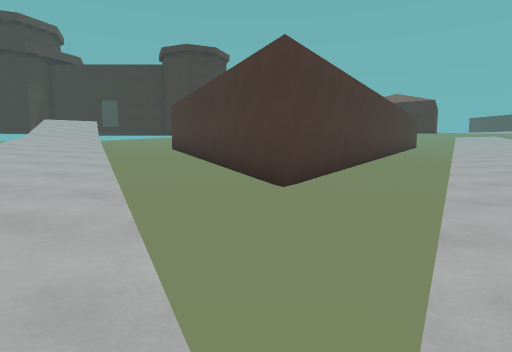
[1] (above)

24 first-person views from a walk through a 3-D level made in the Godot game engine. The camera is 1.5 m above the floor, tilts 6° down and sees 80° across. The floor is counted in squares, 2 m on a side. Each view is taken from the middle of a square. On the plan, view 1 faces up. The plan holds only what a view shows up to about 10 squares ahead; the rest is blank. The place goes on beyond the plan. Surface patterns are stand-ins for the level's own textures.

[2]
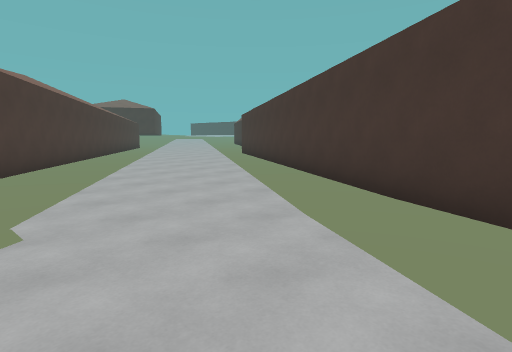

[3]
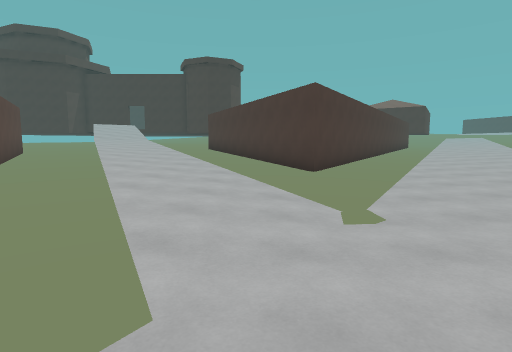

[4]
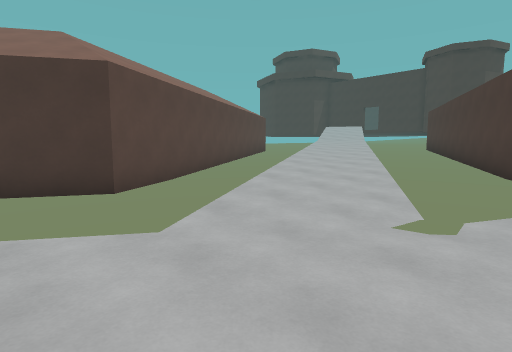

[5]
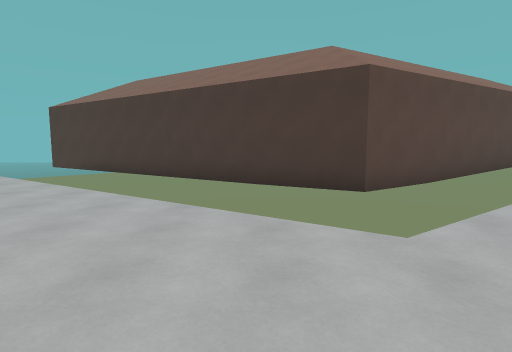

[6]
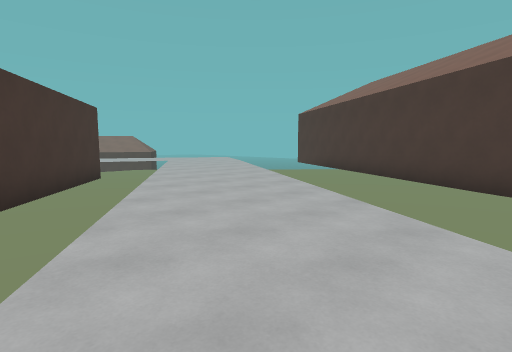

[7]
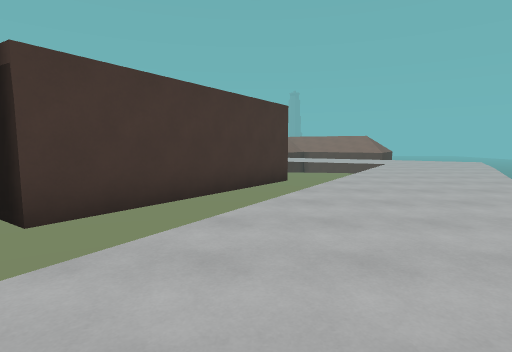

[8]
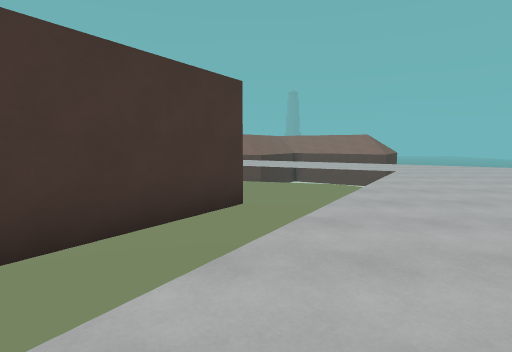

[9]
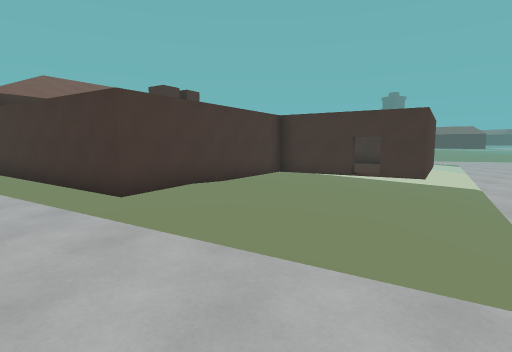

[10]
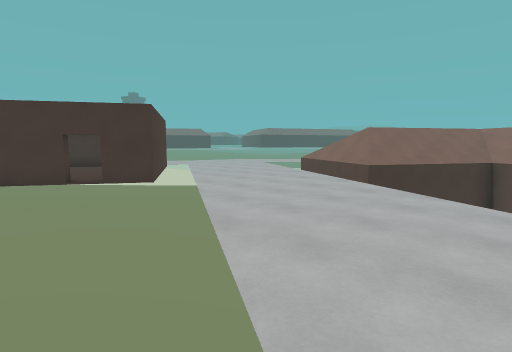

[11]
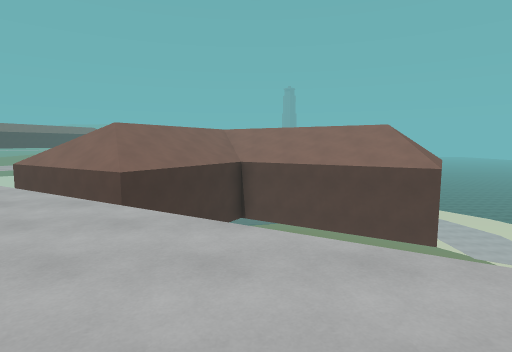

[12]
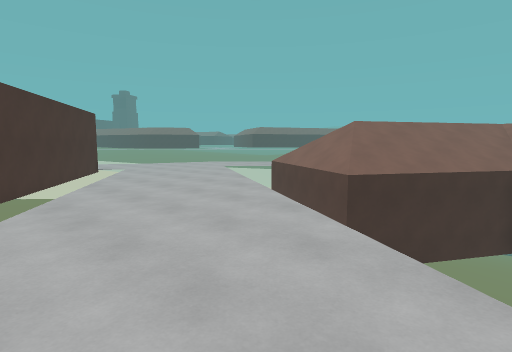

[13]
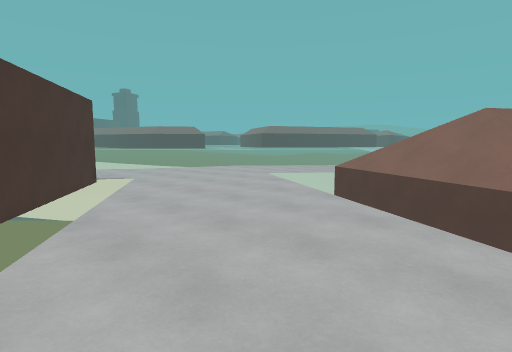

[14]
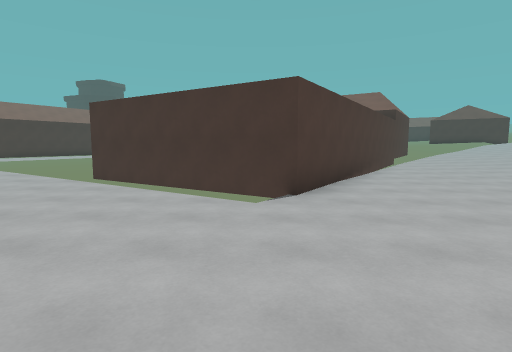

[15]
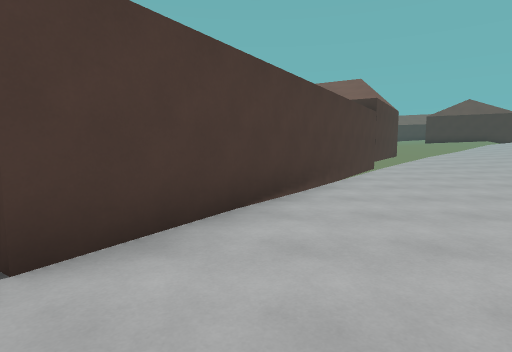

[16]
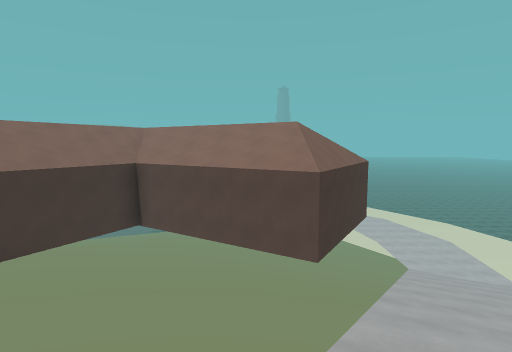

[17]
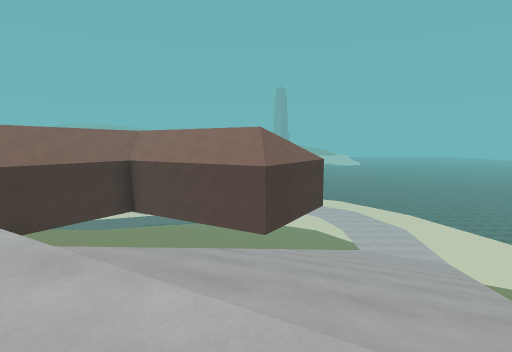

[18]
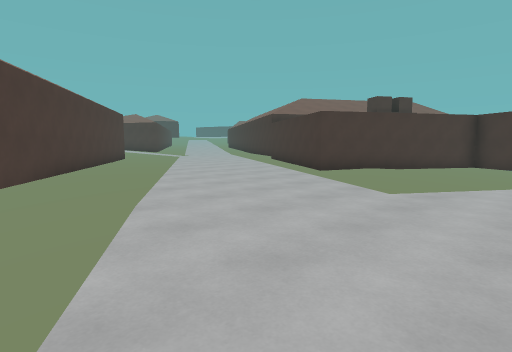

[19]
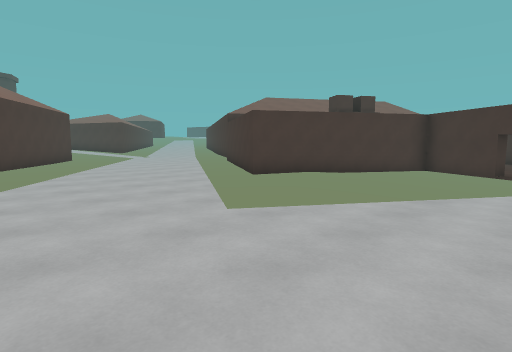

[20]
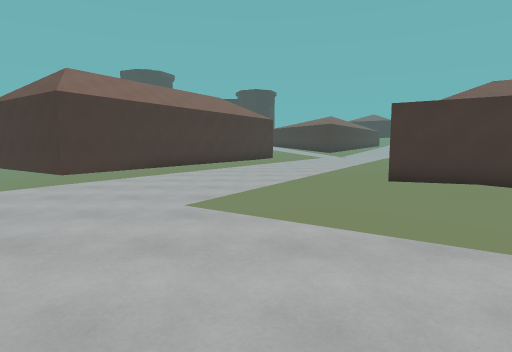

[21]
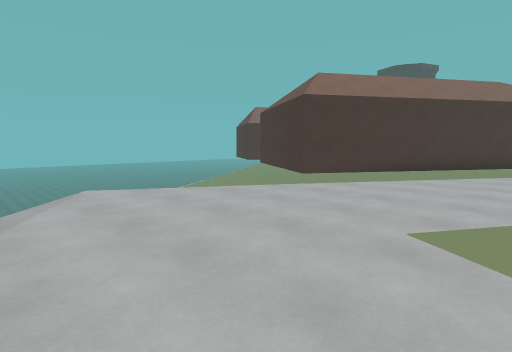

[22]
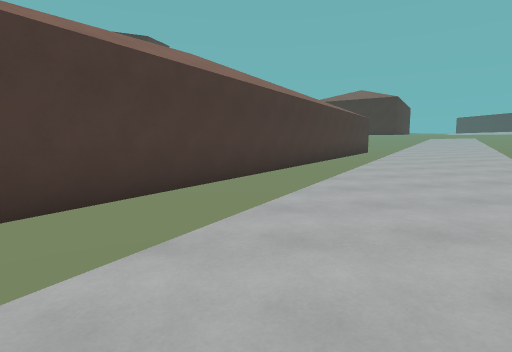

[23]
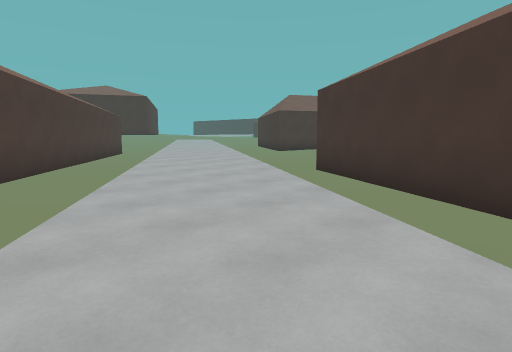

[24]
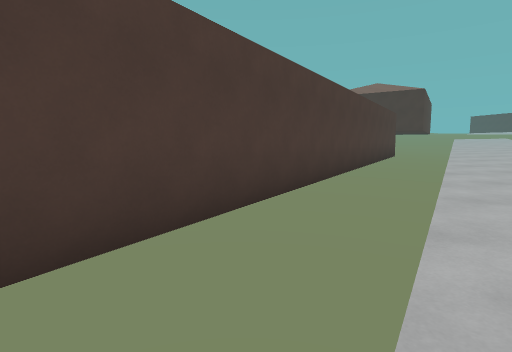

### Floor plan
Key: @ floor where view 1 was taken; # wall or solid block; . main floor; : floor 0.5 m higher than the main floor; + floor 0.75 m higher than the main floor; * floor 1.25 m higher than the main floor; % floor 1.5 m higher than the main floor; - floor 12.75 m lower than the main floor; / step, stairs or slope; ^ raised ledge; v drop or lower ground.
Columns run from 16 left of view 1 to 12 right of it. Each row starts with its distance up from view 1.
 16                        ##  %%
 15                       ##v %%%
 14                       #v v%%
 13                      ## v**%v
 12                      #v ***%
 11                     ## v***v
 10          %%v  #    ## v++*v
  9          %%%  ##   #v ++++
  8          v%*v v#  ## v+++v#
  7           ***v #### v+++vv#
  6         v v*+v v##v ++++v##
  5         #  v++v ## v:++v##
  4          # v+++ vvv::+vv#
  3          #v v+:v  v::: ##
  2          ## v+/. v.::vv#
  1           #v v:.v...vv##
  0           ##vv:/@...v##
 -1            #- v....vv#
 -2           ##v v...vv##
 -3           #v  ....v##
 -4          ##  v...v
 -5          #v v...v
 -6         ##  ....v##
 -7        ##v v...vv#
 -8    ##  #v v.... ##
 -9    v####  ....vv#
-10      v#v v...vv##
-11         v....vv##
-12         v...v   ###       ##v
-13        v...v     v##      #v.
-14       v....v       #     ##..
-15       v....vv     v#    ##...
-16      v/......v    ##    #....
-17      v///......v ##    ##...v
-18     v///vvv.....vv##  ##...v
-19     ////v  v......v####....
-20    v///v    vv......v##...v
-21    ////       v......v...v
-22   v///v       v v........
-23   ///vv#v    ^^^v v.....
-24  v///vv##v  v^##^^vv...
-25  ///v      v^^###^v...
-26 v///       ^^^     ..

Positions as (right, up) in squares from view 1, and headings:
1: (0, 0), facing up
2: (0, -3), facing up-right
3: (-1, -3), facing up
4: (1, -3), facing up-left
5: (1, -3), facing left
6: (1, -2), facing down-left
7: (-1, -3), facing down
8: (-2, -6), facing down
9: (-7, -13), facing right
10: (-6, -14), facing down-right
11: (-5, -16), facing down
12: (-5, -17), facing down-right
13: (-2, -18), facing down-right
14: (5, -25), facing up
15: (7, -22), facing up
16: (-8, -17), facing down
17: (-9, -15), facing down
18: (-10, -16), facing up-right
19: (-8, -17), facing up-right
20: (-5, -18), facing up
21: (-5, -17), facing up-left
22: (4, 3), facing up
23: (4, 4), facing up-right
24: (4, 6), facing up
